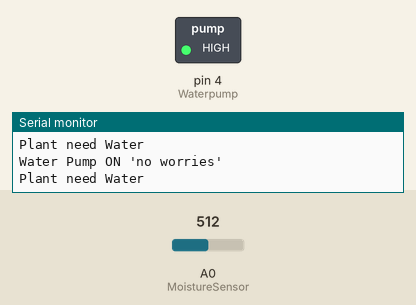
The sketch below on a simulated Arduino Uno, built with avr-gcc and run on an emulated ATmega328P. Parts: switched loads named in the sketch (green lamp = pin HIGH), the last lines printed to the serial monitor. Inputs (shaded band) come from the test bench; at power-on: A0 (MoistureSensor) = 512.

Above: at 2.8 s.
2.9 s: A0 (MoistureSensor) set to 417
5.6 s: A0 (MoistureSensor) set to 385
At 6.8 s:
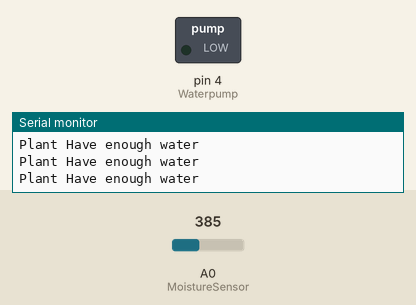
8.3 s: A0 (MoistureSensor) set to 410
At 10.8 s:
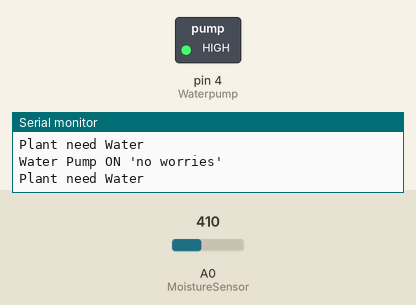
Timing chart, 0 to 12.3 s (numbered marks = the images above; inputs shaded):
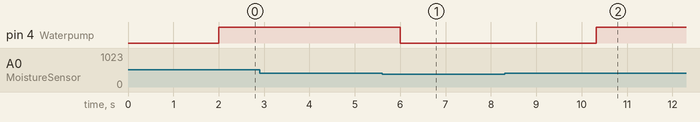

Measured:
- the behaviour switches between 400 and 399 on A0 (MoistureSensor) (found by bisection; images 0 and 1)
- after the input at 5.6 s, pin 4 (Waterpump): HIGH → LOW after 0.40 s
- after the input at 8.3 s, pin 4 (Waterpump): LOW → HIGH after 2.0 s

The sketch:

smart_Plant_Monitring_bot.ino
```cpp
//Smart Plant Monitring BOT Using Esp8266 by Nilesh:

int MoistureSensor = A0;
int   Waterpump = 4;
float MoistureSensorVal;


void setup() {
   Serial.begin(9600);
   pinMode(MoistureSensor, INPUT);
   pinMode(Waterpump, OUTPUT);
   Serial.println("Plant Monitring BOT is READY to WORK");

}

void loop() {
    MoistureSensorVal = analogRead(MoistureSensor);

    if(MoistureSensorVal >= 400)
    {
     Serial.println("Plant need Water");
      delay(2000);
      digitalWrite(Waterpump, HIGH);
      Serial.println("Water Pump ON 'no worries'");
      }
    else
    {

      Serial.println("Plant Have enough water");
      digitalWrite(Waterpump, LOW);
      }


}
```
